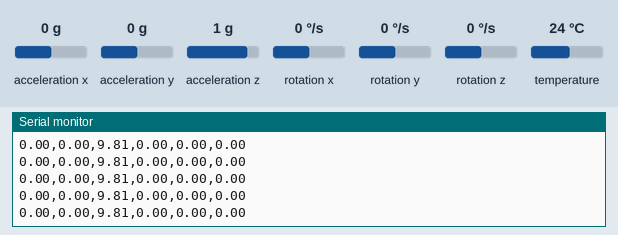
This sketch was run on a simulated Arduino Uno, built with avr-gcc and run on an emulated ATmega328P. Parts: the last lines printed to the serial monitor. The inputs (shaded band) are chosen by the test bench; at power-on: acceleration x 0 g, acceleration y 0 g, acceleration z 1 g, rotation x 0 °/s, rotation y 0 °/s, rotation z 0 °/s, temperature 24 °C.

Above: at 1.2 s.
1.3 s: acceleration x set to -1.4 g
At 1.33 s:
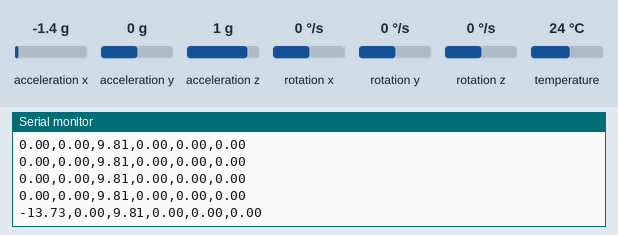
2.8 s: acceleration y set to -1.4 g
At 2.81 s:
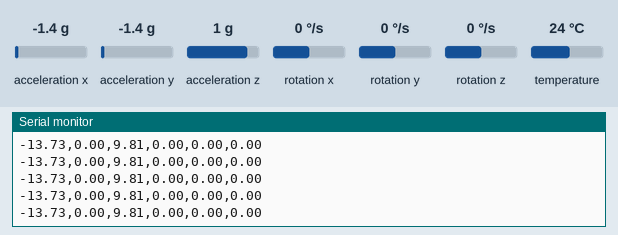
4.3 s: acceleration z set to -1.4 g
At 4.34 s:
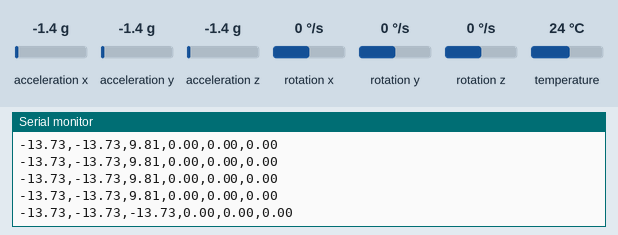
5.8 s: rotation x set to -192 °/s
At 5.82 s:
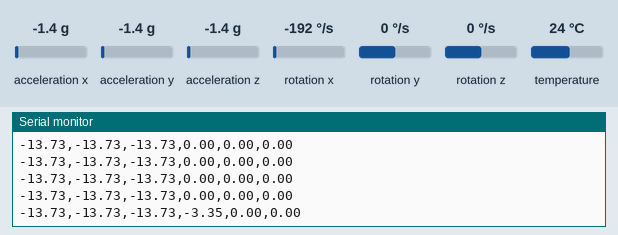
7.3 s: rotation y set to -192 °/s
At 7.3 s:
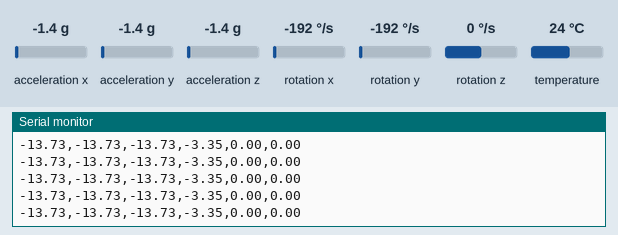

Measured:
- after the input at 1.3 s, the serial monitor: prints a new line at once (image 1)
- after the input at 4.3 s, the serial monitor: prints a new line at once (image 3)
- after the input at 5.8 s, the serial monitor: prints a new line at once (image 4)

The sketch:

mpu6050.ino
```cpp
/*
 * Este código lee datos del sensor MPU6050 (acelerómetro + giroscopio)
 * y los envía al Serial Plotter de Arduino para visualización gráfica.
 *
 * Características:
 * - Mide aceleración en ejes X/Y/Z (en g)
 * - Mide rotación en ejes X/Y/Z (en grados/segundo)
 * - Filtro de ruido básico
 * - Formato compatible con Serial Plotter
 * hecho por yeffrimic

 */

#include <Wire.h>
#include <Adafruit_MPU6050.h>
#include <Adafruit_Sensor.h>

Adafruit_MPU6050 mpu;

void setup() {
  Serial.begin(115200);
  while (!Serial) delay(10);

  Serial.println("Proyecto Tzunun - MPU6050 + Heltec LoRa 32 V3");


  if (!mpu.begin()) {
    Serial.println("¡Error! MPU6050 no detectado");
    while (1) {
      delay(10);
    }
  }

  // Configuración del sensor
  mpu.setAccelerometerRange(MPU6050_RANGE_8_G);   // Rango de ±8g
  mpu.setGyroRange(MPU6050_RANGE_500_DEG);        // Rango de ±500°/s
  mpu.setFilterBandwidth(MPU6050_BAND_21_HZ);     // Filtro de 21Hz
  Serial.println("MPU6050 configurado correctamente");

  // Encabezados para Serial Plotter
  Serial.println("Aceleracion_X,Aceleracion_Y,Aceleracion_Z,Rotacion_X,Rotacion_Y,Rotacion_Z");
}

void loop() {
  sensors_event_t a, g, temp;
  mpu.getEvent(&a, &g, &temp); // Lee datos

  // Formato para Serial Plotter (csv)
  Serial.print(a.acceleration.x); Serial.print(",");
  Serial.print(a.acceleration.y); Serial.print(",");
  Serial.print(a.acceleration.z); Serial.print(",");
  Serial.print(g.gyro.x); Serial.print(",");
  Serial.print(g.gyro.y); Serial.print(",");
  Serial.println(g.gyro.z);

  delay(50); // Muestra 20 puntos/segundo (óptimo para ploteo)
}
```
